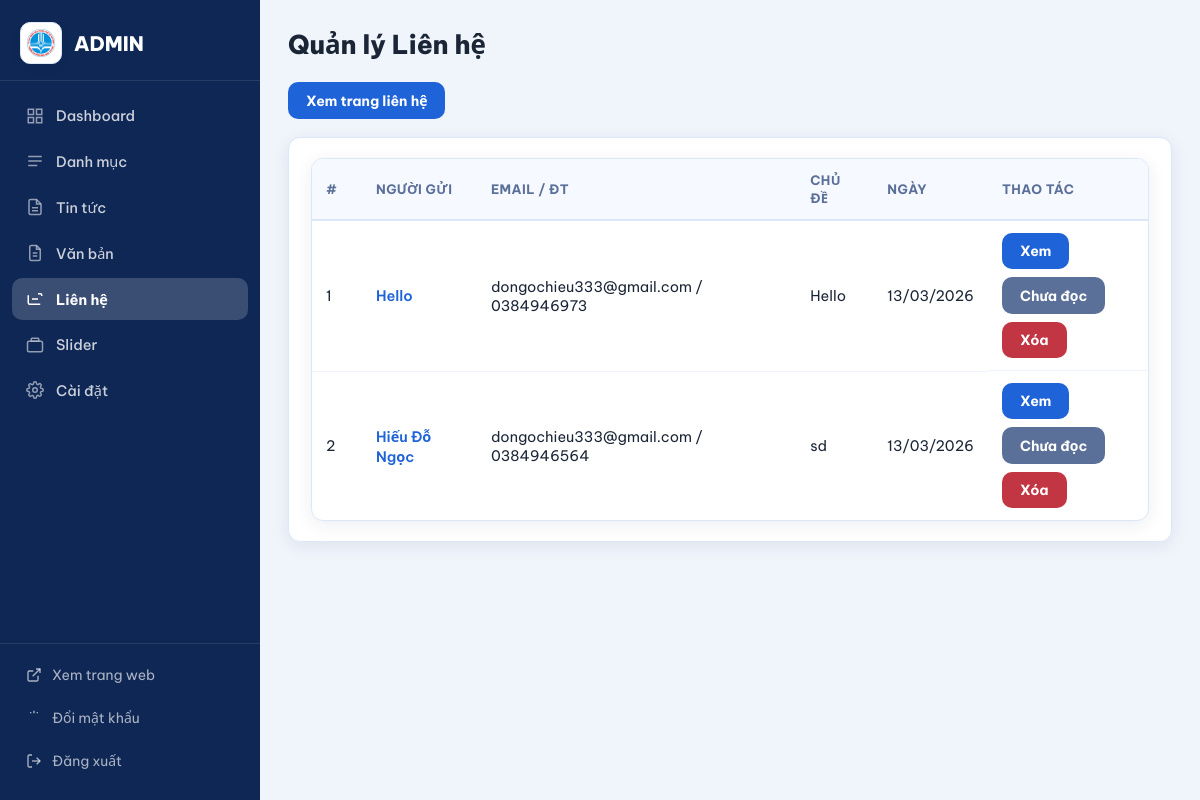
Page /admin/lien-he.php (signed in) on the committed database.
### tables this page shows
CREATE TABLE IF NOT EXISTS `contacts` (
  `id` int NOT NULL AUTO_INCREMENT,
  `name` varchar(255) NOT NULL,
  `email` varchar(255) NOT NULL,
  `phone` varchar(50) DEFAULT NULL,
  `subject` varchar(255) DEFAULT NULL,
  `message` text NOT NULL,
  `is_read` tinyint(1) NOT NULL DEFAULT '0',
  `created_at` timestamp NULL DEFAULT CURRENT_TIMESTAMP,
  `updated_at` timestamp NULL DEFAULT CURRENT_TIMESTAMP ON UPDATE CURRENT_TIMESTAMP,
  PRIMARY KEY (`id`)
);

### includes/functions.php (called while the page is built, shortened)
<?php
function e(string $value): string
{
    return htmlspecialchars($value, ENT_QUOTES, 'UTF-8');
}
function format_date(string $value): string
{
    return date('d/m/Y', strtotime($value));
}
function get_contacts(PDO $pdo, int $limit = 50, int $offset = 0): array
{
    $stmt = $pdo->prepare('SELECT * FROM contacts ORDER BY created_at DESC, id DESC LIMIT ? OFFSET ?');
    $stmt->bindValue(1, $limit, PDO::PARAM_INT);
    $stmt->bindValue(2, $offset, PDO::PARAM_INT);
    $stmt->execute();
    return $stmt->fetchAll();
}

### admin/lien-he.php (the view, shortened to what this page needs)
<?php
require __DIR__ . '/includes/bootstrap.php';
    ?>
    <?php
$page = max(1, (int) ($_GET['page'] ?? 1));
$limit = 20;
$offset = ($page - 1) * $limit;
$items = get_contacts($pdo, $limit, $offset);
require __DIR__ . '/includes/header.php';
?>
<div class="page-heading">
    <a href="../lien-he.php" target="_blank" class="btn btn-primary">Xem trang liên hệ</a>
</div>
<div class="card">
    <div class="table-wrap">
        <table class="admin-table">
            <thead>
            <tr>
                <th width="50">#</th>
                <th>Người gửi</th>
                <th>Email / ĐT</th>
                <th>Chủ đề</th>
                <th>Ngày</th>
                <th width="160">Thao tác</th>
            </tr>
            </thead>
            <tbody>
            <?php if (!$items): ?>
                <tr><td colspan="6" class="text-center">Chưa có tin nhắn.</td></tr>
            <?php else: ?>
                <?php foreach ($items as $idx => $item): ?>
                    <tr>
                        <td><?= $offset + $idx + 1 ?></td>
                        <td>
                            <a href="lien-he.php?action=view&id=<?= (int) $item['id'] ?>" class="<?= (int) $item['is_read'] === 0 ? 'font-weight-bold' : '' ?>"><?= e((string) $item['name']) ?></a>
                        </td>
                        <td><?= e((string) $item['email']) ?><?= $item['phone'] ? ' / ' . e((string) $item['phone']) : '' ?></td>
                        <td><?= e((string) ($item['subject'] ?? '')) ?></td>
                        <td><?= e(format_date((string) $item['created_at'])) ?></td>
                        <td class="actions">
                            <a class="btn btn-primary" href="lien-he.php?action=view&id=<?= (int) $item['id'] ?>">Xem</a>
                            <?php if ((int) $item['is_read'] === 1): ?>
                                <a class="btn btn-secondary" href="lien-he.php?action=mark&id=<?= (int) $item['id'] ?>&read=0">Chưa đọc</a>
                            <?php else: ?>
                                <a class="btn btn-secondary" href="lien-he.php?action=mark&id=<?= (int) $item['id'] ?>&read=1">Đã đọc</a>
                            <?php endif; ?>
                            <a class="btn btn-danger" href="lien-he.php?action=delete&id=<?= (int) $item['id'] ?>" onclick="return confirm('Xóa tin nhắn này?')">Xóa</a>
                        </td>
                    </tr>
                <?php endforeach; ?>
            <?php endif; ?>
            </tbody>
        </table>
    </div>
</div>
<?php require __DIR__ . '/includes/footer.php';

### assets/css/admin.css (style rules this page uses)
:root { --primary: #1f63d8; --primary-d: #1550b8; --sidebar-bg: #0f2755; --sidebar-hover: rgba(255,255,255,.1); --sidebar-active: rgba(255,255,255,.18); --bg: #f0f4fb; --card: #ffffff; --border: #dce7f9; --text: #1a2536; --muted: #5b7099; --danger: #c23543; --success-bg: #e6f7ee; --success-text: #15673c; --success-border: #a8dfbe; --error-bg: #fdecee; --error-text: #8d1a2b; --error-border: #f2c5cc; --radius: 12px; --shadow: 0 4px 18px rgba(18,36,71,.08); }
*, *::before, *::after { box-sizing: border-box; }
html { height: 100%; }
body { margin: 0; font-family: 'Be Vietnam Pro', 'Segoe UI', Tahoma, Geneva, Verdana, sans-serif; font-size: 15px; background: var(--bg); color: var(--text); height: 100%; }
a { text-decoration: none; }
.card { background: var(--card); border-radius: var(--radius); padding: 20px 22px; box-shadow: var(--shadow); border: 1px solid var(--border); margin-bottom: 16px; }
.table-wrap { background: var(--card); border-radius: var(--radius); overflow: hidden; border: 1px solid var(--border); box-shadow: var(--shadow); }
table { width: 100%; border-collapse: collapse; }
thead { background: #f6f9ff; }
th { padding: 12px 14px; text-align: left; font-size: 13px; font-weight: 700; color: var(--muted); text-transform: uppercase; letter-spacing: .4px; border-bottom: 2px solid var(--border); }
td { padding: 12px 14px; border-bottom: 1px solid #eef3fb; vertical-align: middle; font-size: 14.5px; }
tbody tr:last-child td { border-bottom: none; }
.admin-table td a:not(.btn) { color: var(--primary); font-weight: 600; }
button, .btn { display: inline-flex; align-items: center; justify-content: center; gap: 6px; padding: 9px 18px; border-radius: 10px; border: 0; font: inherit; font-size: 14px; font-weight: 700; cursor: pointer; text-decoration: none; transition: opacity .15s, transform .1s; background: var(--primary); color: #fff; width: auto; }
.btn-primary { background: var(--primary); color: #fff; }
.btn-danger { background: var(--danger); color: #fff; }
.btn-secondary { background: #5b7099; color: #fff; }
.admin-table .btn, .actions .btn { color: #fff; text-decoration: none; }
.page-heading { display: flex; justify-content: space-between; align-items: center; gap: 10px; margin-bottom: 18px; }
.actions { display: flex; gap: 8px; flex-wrap: wrap; align-items: center; }

### rows in the picture
contacts: idx "1", name "Hello", email "dongochieu333@gmail.com", phone "0384946973", subject "Hello", created_at "13/03/2026"
contacts: idx "2", name "Hiếu Đỗ Ngọc", email "dongochieu333@gmail.com", phone "0384946564", subject "sd", created_at "13/03/2026"

### other values in the picture
$pageTitle "Quản lý Liên hệ"
